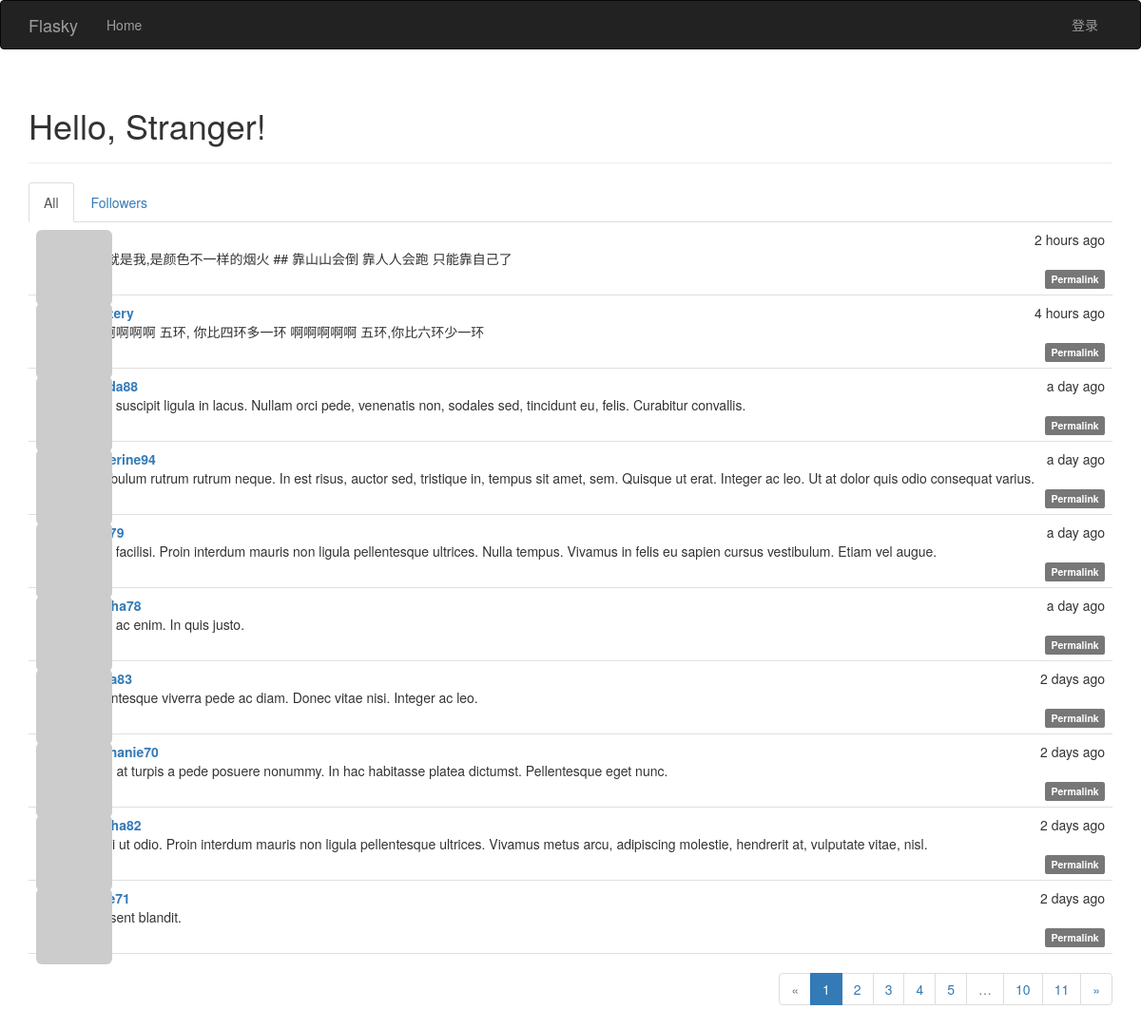
The page / on the database its author committed.
### app/models.py (models this page shows, shortened)
class Post(db.Model):
    __tablename__ = 'posts'
    id = db.Column(db.Integer, primary_key=True)
    body = db.Column(db.Text)
    body_html = db.Column(db.Text)
    timestamp = db.Column(db.DateTime, index=True, default=datetime.utcnow)
    author_id = db.Column(db.Integer, db.ForeignKey('users.id'))

class User(UserMixin, db.Model):
    __tablename__ = 'users'
    id = db.Column(db.Integer, primary_key=True)
    username = db.Column(db.String(64), unique=True, index=True)
    role_id = db.Column(db.Integer, db.ForeignKey('roles.id'))
    password_hash = db.Column(db.String(128))
    email = db.Column(db.String(64), unique=True, index=True)
    name = db.Column(db.String(64))
    location = db.Column(db.String(64))
    about_me = db.Column(db.Text())
    member_since=db.Column(db.DateTime(), default=datetime.utcnow)
    last_seen = db.Column(db.DateTime(), default=datetime.utcnow)
    confirmed = db.Column(db.Boolean, default=True)
    avatar_hash = db.Column(db.String(32))
    posts = db.relationship('Post', backref='author', lazy='dynamic')
    followed = db.relationship('Follow',
                                foreign_keys=[Follow.follower_id],
                                backref=db.backref('follower', lazy='joined'),
                                lazy='dynamic',
                                cascade='all, delete-orphan')
    followers = db.relationship('Follow',
                                foreign_keys=[Follow.followed_id],
                                backref=db.backref('followed', lazy='joined'),
                                lazy='dynamic',
                                cascade='all, delete-orphan')
    def gravatar(self, size=100, default='identicon', rating='g'):
        if request.is_secure:
            url = 'https://secure.gravatar.com/avatar'
        else:
            url = 'http://www.gravatar.com/avatar'
        hash = hashlib.md5(self.email.encode('utf-8')).hexdigest()
        return '{url}/{hash}?s={size}&d={default}&r={rating}'.format(url=url, hash=hash, size=size, default=default, rating=rating)
    @property
    def password(self):
        raise AttributeError('password is not a reaable attribute')

### app/main/views.py (the view)
@main.route('/', methods=['GET', 'POST'])
def index():
    form = PostForm()
    if current_user.can(Permission.WRITE_ARTICLES) and form.validate_on_submit():
        post = Post(body=form.body.data, author=current_user._get_current_object())
        db.session.add(post)
        return redirect(url_for('.index'))
    page = request.args.get('page',1,type=int)
    show_followed = False
    if current_user.is_authenticated:
        show_followed = bool(request.cookies.get('show_followed', ''))
    if show_followed:
        query = current_user.followed_posts
    else :
        query = Post.query
    pagination = query.order_by(Post.timestamp.desc()).paginate(page, per_page=current_app.config['FLASK_POSTS_PER_PAGE'], error_out=False)
    posts = pagination.items
    return render_template('index.html', form=form, posts=posts, pagination=pagination, show_followed=show_followed)

### app/auth/views.py (called while the page is built)
@auth.before_app_request
def before_request():
    if current_user.is_authenticated:
        current_user.ping()
        if not current_user.confirmed and request.endpoint[:5]!='auth.':
            return redirect(url_for('auth.unconfirmed'))

### app/main/__init__.py (called while the page is built)
@main.app_context_processor
def inject_permissions():
    return dict(Permission=Permission)

### app/models.py (called while the page is built)
    def can(self, permissions):
        return False

    def is_administrator(self):
        return False

### app/templates/index.html (shortened to what this page needs)
{% extends "base.html" %}
{% import "bootstrap/wtf.html" as wtf %}
{% import "_macros.html" as macros %}
{% block page_content %}
    <div class="page-header">
        <h1>Hello, {% if current_user.is_authenticated %}{{ current_user.username }}{% else %}Stranger{% endif %}!</h1>
    </div>
<div class="post-tabs">
    <ul class="nav nav-tabs">
        <li{% if not show_followed %} class="active"{% endif %}><a href="{{ url_for('.show_all') }}">All</a></li>
        <li{% if show_followed %} class="active"{% endif %}><a href="{{ url_for('.show_followed') }}">Followers</a></li>
    </ul>
    {% include '_posts.html' %}
</div>
    {% if pagination %}
        <div class="pagination">
            {{ macros.pagination_widget(pagination,'.index') }}
        </div>
    {% endif %}
{% endblock %}

### app/templates/_posts.html (shortened to what this page needs)
<ul class="posts">
    {% for post in posts %}
    <li class="post">
        <div class="post-thumbnail">
            <a href="{{ url_for('.user', username=post.author.username) }}">
                <img class="img-rounded profile-thumbnail" src="{{ post.author.gravatar(size=40) }}">
            </a>
        </div>
        <div class="post-content">
            <div class="post-date">{{ moment(post.timestamp).fromNow() }}</div>
            <div class="post-author"><a href="{{ url_for('.user', username=post.author.username) }}">{{ post.author.username }}</a></div>
            <div class="post-body">
                {% if post.body_html %}
                    {{ post.body_html | safe }}
                {% else %}
                    {{ post.body }}
                {% endif %}
            </div>
            <div class="post-footer">
                <a href="{{ url_for('.post', id=post.id) }}">
                    <span class="label label-default">Permalink</span>
                </a>
            </div>
        </div>
    </li>
    {% endfor %}
</ul>

### app/static/styles.css (style rules this page uses)
.profile-thumbnail { position: absolute; }
div.post-tabs { margin-top: 16px; }
ul.posts { list-style-type: none; padding: 0px; margin: 16px 0px 0px 0px; border-top: 1px solid #e0e0e0; }
div.post-tabs ul.posts { margin: 0px; border-top: none; }
ul.posts li.post { padding: 8px; border-bottom: 1px solid #e0e0e0; }
div.post-date { float: right; }
div.post-author { font-weight: bold; }
div.post-thumbnail { position: absolute; }
div.post-content { margin-left: 48px; min-height: 48px; }
div.post-footer { text-align: right; }
div.pagination { width: 100%; text-align: right; padding: 0px; margin: 0px; }

### rows shown on the page
Post: timestamp "2 hours ago", body "# 我就是我,是颜色不一样的烟火 ## 靠山山会倒 靠人人会跑 只能靠自己了"
Post: timestamp "4 hours ago", body "#啊啊啊啊啊 五环, 你比四环多一环 啊啊啊啊啊 五环,你比六环少一环"
Post: timestamp "a day ago", body "Nulla suscipit ligula in lacus. Nullam orci pede, venenatis non, sodales sed, tincidunt eu, felis. Curabitur convallis."
Post: timestamp "a day ago", author.username "katherine94", body "Vestibulum rutrum rutrum neque. In est risus, auctor sed, tristique in, tempus sit amet, sem. Quisque ut erat. Integer ac leo. Ut at dolor quis odio consequat varius."
Post: timestamp "a day ago", body "Nulla facilisi. Proin interdum mauris non ligula pellentesque ultrices. Nulla tempus. Vivamus in felis eu sapien cursus vestibulum. Etiam vel augue."
Post: timestamp "a day ago", body "Nulla ac enim. In quis justo."
Post: timestamp "2 days ago", body "Pellentesque viverra pede ac diam. Donec vitae nisi. Integer ac leo."
Post: timestamp "2 days ago", author.username "stephanie70", body "Proin at turpis a pede posuere nonummy. In hac habitasse platea dictumst. Pellentesque eget nunc."
Post: timestamp "2 days ago", body "Morbi ut odio. Proin interdum mauris non ligula pellentesque ultrices. Vivamus metus arcu, adipiscing molestie, hendrerit at, vulputate vitae, nisl."
Post: timestamp "2 days ago", body "Praesent blandit."

### other values the page prints
{{ p }} "1"
{{ p }} "2" "3" "4" "5" "10" "11"
